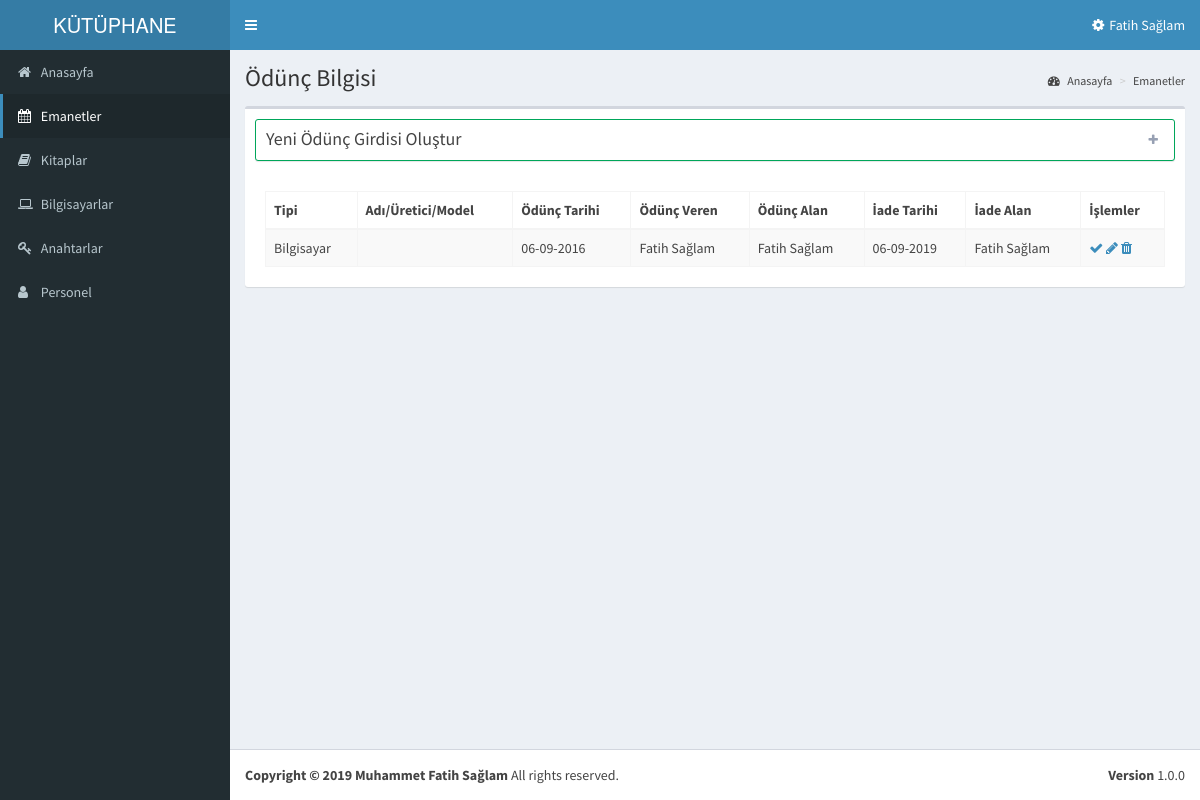
The app's page /loans.php?lang=tr (signed in) with its own data.
### tables this page shows
CREATE TABLE IF NOT EXISTS `loans` (
  `loanId` int(11) NOT NULL AUTO_INCREMENT,
  `productId` int(11) NOT NULL,
  `type` varchar(10) NOT NULL,
  `loanDate` date NOT NULL,
  `lenderId` int(11) NOT NULL,
  `loanerId` varchar(30) NOT NULL,
  `returnDate` date NOT NULL,
  `returnAccepterId` int(30) NOT NULL,
  PRIMARY KEY (`loanId`)
);

CREATE TABLE IF NOT EXISTS `personnel` (
  `personnelId` int(11) NOT NULL AUTO_INCREMENT,
  `userName` varchar(4020) NOT NULL,
  `nameSurname` varchar(50) NOT NULL,
  `passWord` text NOT NULL,
  `eMail` varchar(50) NOT NULL,
  `phone` text NOT NULL,
  `auth` varchar(2) NOT NULL,
  PRIMARY KEY (`personnelId`)
);

### loans.php (the view, shortened to what this page needs)
<?php
	if((!isset($_SESSION["login"]))||($_SESSION["auth"]=="0")){
	?>
<meta http-equiv="refresh" content="0;URL=login.php">
<?php
	} else
	{
	?>
<?php include("header.php") ?>
<div class="content-wrapper">
<section class="content-header">
	<h1>
		<?=$lang["Lent_Information"];?>
	</h1>
	<ol class="breadcrumb">
		<li class="active"><a href="#"><i class="fa fa-dashboard"></i> <?=$lang["Homepage"];?></a></li>
		<li><a href="#"><?=$lang["Loans"];?></a></li>
	</ol>
</section>
<section class="content">
	<div class="row">
		<div class="col-xs-12">
			<div class="box">
				<div class="box-header">
					<div class="box box-default collapsed-box" style="border:1px solid #00a65a;">
						<div class="box-header with-border">
							<h3 class="box-title"><?=$lang["New_Loan_Entry"];?></h3>
							<div class="box-tools">
								<button type="button" class="btn btn-box-tool" data-widget="collapse"><i class="fa fa-plus"></i>
								</button>
							</div>
						</div>
															<?php
																$pullPersonnel=$connection->query("select * from personnel")->fetchAll(PDO::FETCH_ASSOC);
																?>
					</div>
					<div class="box-body">
						<table id="example1" class="table table-bordered table-striped">
							<thead>
								<tr>
									<th><?=$lang["Type"];?></th>
									<th><?=$lang["Name"];?>/<?=$lang["Manufacturer"];?>/<?=$lang["Model"];?></th>
									<th><?=$lang["Loan_Date"];?></th>
									<th><?=$lang["Lender"];?></th>
									<th><?=$lang["Loaner"];?></th>
									<th><?=$lang["Return_Date"];?></th>
									<th><?=$lang["Return_Accepter"];?></th>
									<th><?=$lang["Operations"];?></th>
								</tr>
							</thead>
							<tbody>
								<?php
									$pullData=$connection->query("select * from loans")->fetchAll(PDO::FETCH_ASSOC);
									foreach ($pullData as $pulledData)
									{
									?>
								<tr>
									<td><?=$pulledData['type'];?></td>
									<td>
									</td>
									<td><?=(new DateTime($pulledData['loanDate']))->format('d-m-Y');?></td>
									<td>
										<?php
											$pullPersonnel=$connection->query("select * from personnel where personnelId=".$pulledData['lenderId']."")->fetchAll(PDO::FETCH_ASSOC);
											foreach ($pullPersonnel as $pulledPersonnel)
											{
											echo $pulledPersonnel['nameSurname'];
											}
											?>
									</td>
									<td>
										<?php
											$pullPersonnel=$connection->query("select * from personnel where personnelId=".$pulledData['loanerId']."")->fetchAll(PDO::FETCH_ASSOC);
											foreach ($pullPersonnel as $pulledPersonnel)
											{
											echo $pulledPersonnel['nameSurname'];
											}
											?>
									</td>
									<td>
										<?php
											if($pulledData['returnDate']=="0000-00-00"){echo 'İade Edilmedi';}
											else{echo (new DateTime($pulledData['returnDate']))->format('d-m-Y');}
											?>
									</td>
									<td>
										<?php
											if($pulledData['returnAccepterId']==NULL)
											{
												echo $lang["Not_Returned_Yet"];
											}
											else
											{
												$pullPersonnel=$connection->query("select * from personnel where personnelId=".$pulledData['returnAccepterId']."")->fetchAll(PDO::FETCH_ASSOC);
												foreach ($pullPersonnel as $pulledPersonnel)
												{
													echo $pulledPersonnel['nameSurname'];
												}
											}
											?>
									</td>
									<td>
										<span class="button-group">
										<a href="loans-return.php?productId=<?=$pulledData['loanId'];?>&type=<?=$pulledData['type'];?>&loanId=<?=$pulledData['loanId'];?>" onclick="alert('<?=$lang["Date_and_Repossesser_will_be_assigned_automatically"];?>')"class="fa fa-check"></a>
										<a href="loans-edit.php?productId=<?=$pulledData['loanId'];?>" class="fa fa-pencil"></a>
										<a href="loans-delete.php?productId=<?=$pulledData['loanId'];?>&type=<?=$pulledData['type'];?>&loanId=<?=$pulledData['loanId'];?>" onclick="alert('<?=$lang["This_loan_information_for_this_product_will_be_deleted_from_the_system"];?>')" class="fa fa-trash"></a>
										</span>
									</td>
								</tr>
								<?php } ?>
							</tbody>
						</table>
					</div>
				</div>
			</div>
		</div>
</section>
</div>
<?php
	include("footer.php");
?>
<?php	} ?>

### records on screen
loans: type "Bilgisayar", loanDate "06-09-2016", returnDate "06-09-2019"
personnel: nameSurname "Fatih Sağlam"

### other values on screen
$lang["LIBRARY_RECORDS"] "KÜTÜPHANE…"
$_SESSION["enteredPerson"] "Fatih Sağlam"
$lang["Homepage"] "Anasayfa"
$lang["Loans"] "Emanetler"
$lang["Books"] "Kitaplar"
$lang["Computers"] "Bilgisayarlar"
$lang["Keys"] "Anahtarlar"
$lang['Personnel'] "Personel"
$lang["Lent_Information"] "Ödünç Bilgisi"
$lang["New_Loan_Entry"] "Yeni Ödünç Girdisi Oluştur"
$lang["Type"] "Tipi"
$lang["Name"] "Adı"
$lang["Manufacturer"] "Üretici"
$lang["Model"] "Model"
$lang["Loan_Date"] "Ödünç Tarihi"
